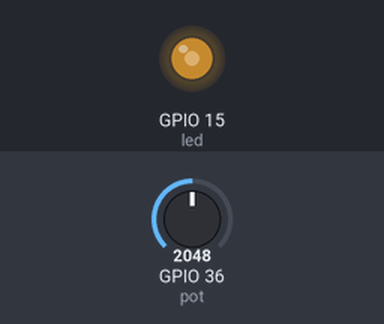
Bench run of a program on a simulated ESP32 board running MicroPython. Parts: output pins drawn as LEDs (lit = HIGH). The inputs (shaded band) are chosen by the test bench; at power-on: GPIO 36 (pot) = 2048 (analog values on the 0–4095 scale).

Above: at 1.2 s.
1.3 s: GPIO 36 (pot) set to 2866
At 2.4 s:
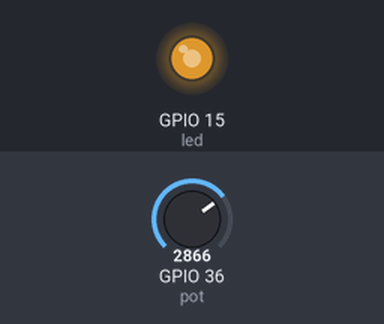
2.8 s: GPIO 36 (pot) set to 3603
At 3.6 s:
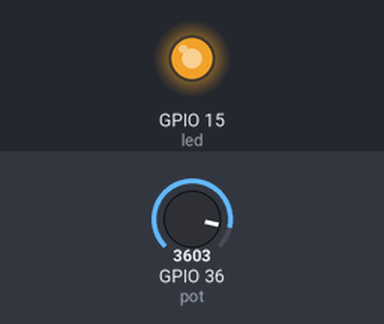
4.3 s: GPIO 36 (pot) set to 491
At 4.9 s:
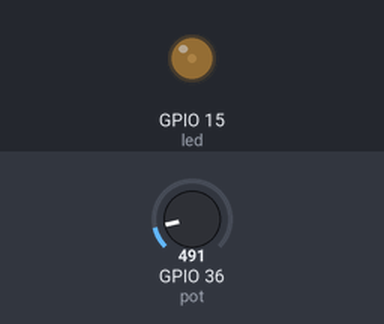
5.8 s: GPIO 36 (pot) set to 0
At 6.1 s:
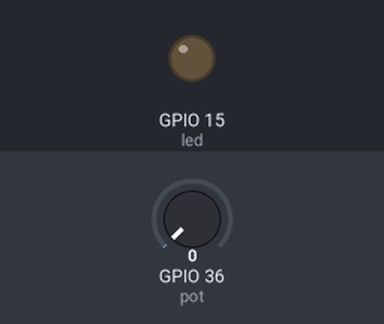
Timing chart, 0 to 8.3 s (numbered marks = the images above; inputs shaded):
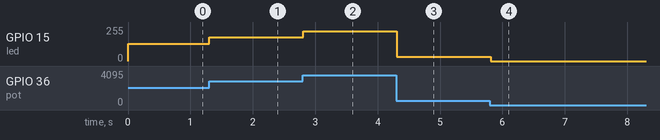

Measured:
- after the input at 1.3 s, GPIO 15 (led): 128/255 → 178/255 at once
- after the input at 2.8 s, GPIO 15 (led): 178/255 → 224/255 at once
- after the input at 4.3 s, GPIO 15 (led): 224/255 → 31/255 at once
- after the input at 5.8 s, GPIO 15 (led): 31/255 → 0/255 at once

The program:

adcpwm.py
```python
from machine import Pin, ADC, PWM
from utime import sleep_ms

led = PWM(Pin(15), freq=10000)


pot = ADC(Pin(36))
pot.atten(ADC.ATTN_11DB)
pot.width(ADC.WIDTH_10BIT)


while True:

    lec_pot = pot.read()
    led.duty(lec_pot)
    sleep_ms(50)
```
